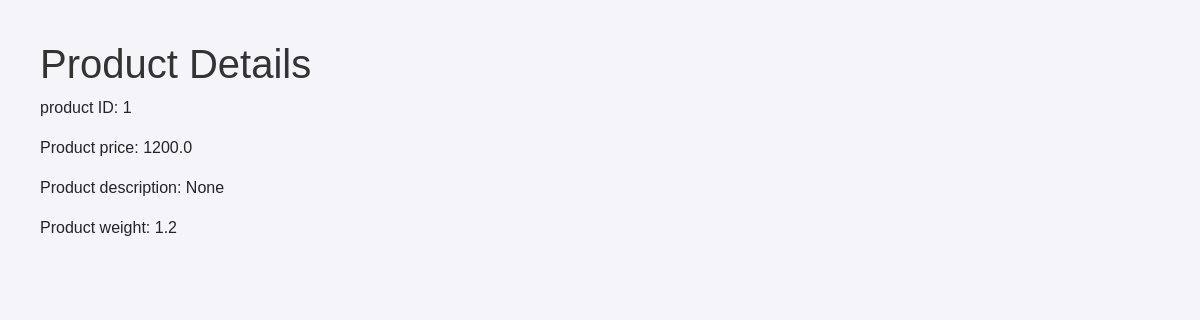
/products/1, run on the app's committed database.
### app/models/product.py (models this page shows)
class Product(db.Model):
    __tablename__ = 'products'  # Correct table name used in ForeignKey reference
    id = db.Column(db.Integer, primary_key=True)
    nom = db.Column(db.String, nullable=False)
    description = db.Column(db.String)
    price = db.Column(db.Float, nullable=False)
    weight = db.Column(db.Float, nullable=False) # Weight of the product in kg

### app/routes/product.py (the view)
@product_bp.route('/products/<int:id>', methods=['GET'])
def get_product(id):
    product = Product.query.get_or_404(id)  # Use Product instead of product
    return render_template('products/view_product.html', product=product)

### app/templates/products/view_product.html
{% extends "base.html" %}
{% block content %}
    <h1>Product Details</h1>
    <p>product ID: {{ product.id }}</p>
    <p>Product price: {{ product.price }}</p>
    <p>Product description: {{ product.description }}</p>
    <p>Product weight: {{ product.weight }}</p>
{% endblock %}

### app/templates/base.html (style rules this page uses)
body { font-family: Arial, sans-serif; margin: 40px; background-color: #f4f4f9; }
h1 { color: #333; }

### data on the page
Product: id "1", price "1200.0", description "None", weight "1.2"
